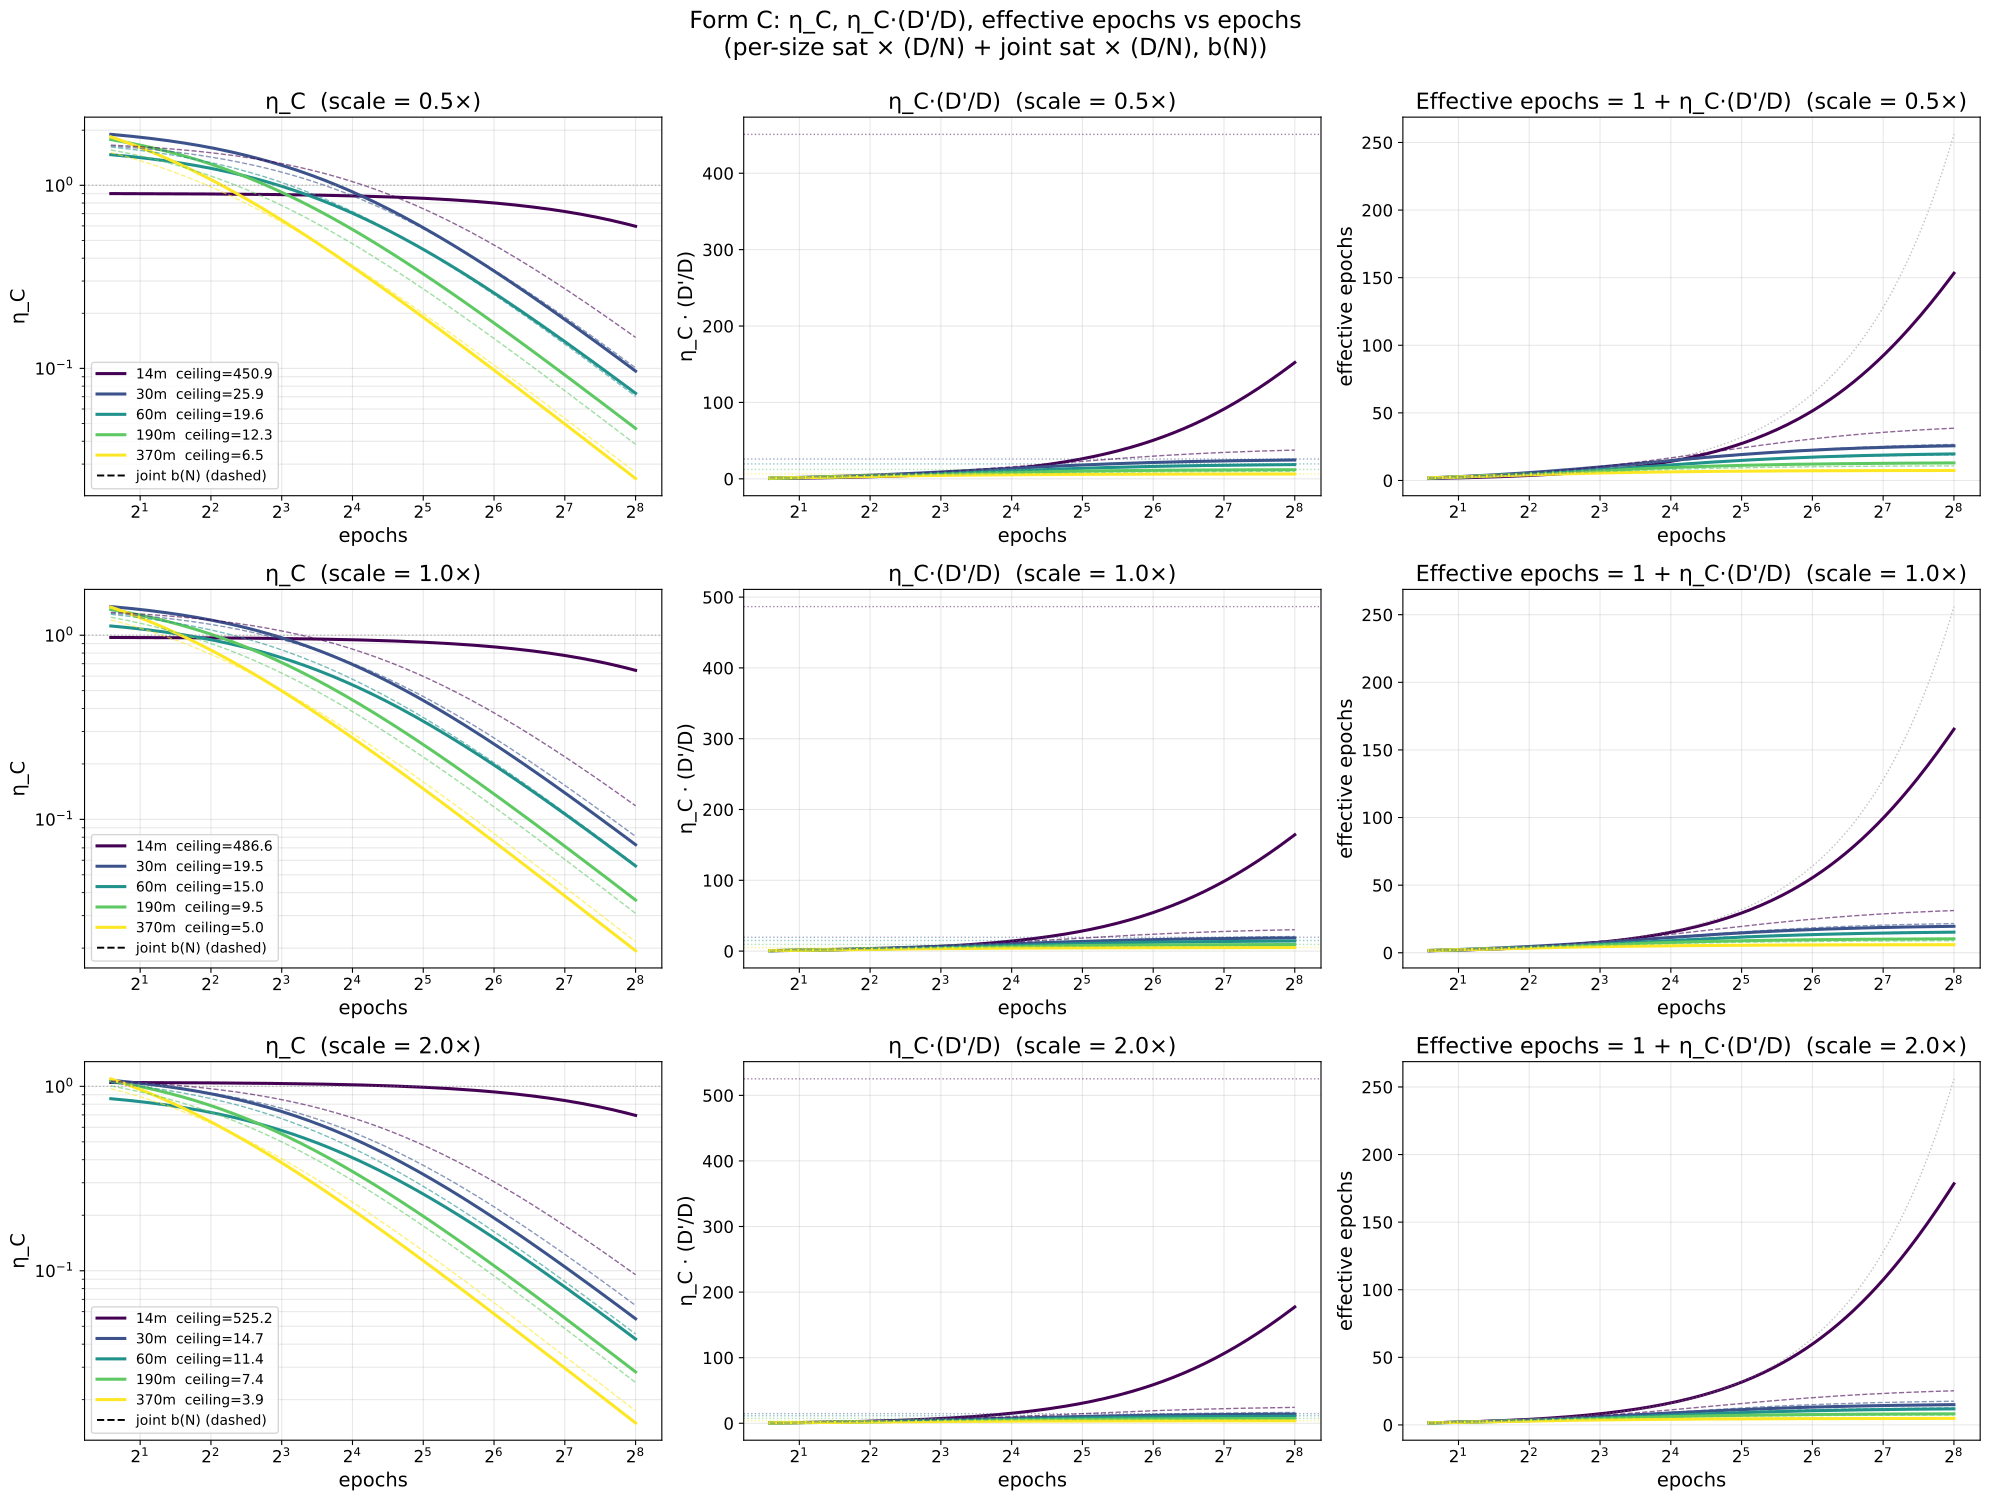

This chart was generated by the following Python code:
"""
Same saturation diagnostics as plot_saturation_by_N.py, but for Form C
(sat × (D/N), b(N)).

Form C:   η_C = c · (D/N)^(−γ) / (1 + b · D'/D)        (per-size, 3 params)
or equivalently with N-dependent b:
          η_C = c · (D/N)^(−γ) / (1 + b₀ · (N/N_ref)^κ · D'/D)   (joint, 4 params)

Asymptote of the extra-fresh-equivalent gain:
          lim_{x→∞} η_C · x  =  c · (D/N)^(−γ) / b      (the saturation ceiling)

Same downward-trend-with-N story as Form B, but with Form C's
parameterization.  Note Form C does *not* enforce η ≤ 1, so at
small scales / large N the curve can start above 1 (this is the source
of Form C's better fit at 190M / 370M, see §3.4).
"""

import os
import sys

import matplotlib.pyplot as plt
import numpy as np

sys.path.insert(0, os.path.dirname(__file__))
from data import SIZES, TTP_RATIO  # noqa: E402

SCRIPT_DIR = os.path.dirname(os.path.abspath(__file__))

# Per-size Form C fits (sat × (D/N), 3 params) — from §3.2
PER_SIZE_FORM_C = {
    "14m":  dict(c=0.70, gamma=-0.11, b=0.002),
    "30m":  dict(c=5.04, gamma=0.408, b=0.076),
    "60m":  dict(c=3.74, gamma=0.389, b=0.078),
    "190m": dict(c=4.45, gamma=0.366, b=0.156),
    "370m": dict(c=5.05, gamma=0.372, b=0.332),
}

# Joint Form C (sat × (D/N), b(N))
JOINT_FORM_C = dict(c=3.51, gamma=0.317, b0=0.062, kappa=0.542,
                    N_ref=30e6)

FONT_LABEL, FONT_TICK, FONT_LEGEND, FONT_TITLE = 14, 12, 11, 16


def eta_form_C_per_size(x, D_over_N, c, gamma, b):
    """η = c · (D/N)^(−γ) / (1 + b · x), x = D'/D."""
    head = c * D_over_N ** (-gamma)
    return head / (1.0 + b * x)


def eta_form_C_joint(x, D_over_N, N, c, gamma, b0, kappa, N_ref):
    """η = c · (D/N)^(−γ) / (1 + b₀·(N/N_ref)^κ · x)."""
    b_eff = b0 * (N / N_ref) ** kappa
    head = c * D_over_N ** (-gamma)
    return head / (1.0 + b_eff * x)


def ceiling_per_size(D_over_N, c, gamma, b):
    """Asymptote of η·x as x → ∞."""
    return c * D_over_N ** (-gamma) / b


def ceiling_joint(D_over_N, N, c, gamma, b0, kappa, N_ref):
    b_eff = b0 * (N / N_ref) ** kappa
    return c * D_over_N ** (-gamma) / b_eff


def plot(path, scales=(0.5, 1.0, 2.0)):
    sizes = list(PER_SIZE_FORM_C.keys())
    cmap = plt.cm.viridis
    cnorm = plt.Normalize(vmin=0, vmax=len(sizes) - 1)
    color_of = lambda i: cmap(cnorm(i))

    epochs = np.geomspace(1.5, 256, 200)
    x_grid = epochs - 1.0

    fig, axes = plt.subplots(len(scales), 3, figsize=(20, 5 * len(scales)),
                             squeeze=False)
    fig.suptitle("Form C: η_C, η_C·(D'/D), effective epochs vs epochs\n"
                 "(per-size sat × (D/N) + joint sat × (D/N), b(N))",
                 fontsize=FONT_TITLE + 1, y=1.00)

    for row, scale in enumerate(scales):
        ax_eta, ax_xtra, ax_eff = axes[row]
        ax_eta.set_title(f"η_C  (scale = {scale}×)", fontsize=FONT_TITLE)
        ax_xtra.set_title(f"η_C·(D'/D)  (scale = {scale}×)",
                          fontsize=FONT_TITLE)
        ax_eff.set_title(f"Effective epochs = 1 + η_C·(D'/D)  (scale = {scale}×)",
                         fontsize=FONT_TITLE)

        D_over_N = scale * TTP_RATIO

        for i, size in enumerate(sizes):
            N = SIZES[size][0]
            par = PER_SIZE_FORM_C[size]
            eta = eta_form_C_per_size(x_grid, D_over_N, **par)
            eta_xD = eta * x_grid
            ceil_ = ceiling_per_size(D_over_N, **par)

            color = color_of(i)
            ax_eta.plot(epochs, eta, "-", color=color, linewidth=2.2,
                        label=f"{size}  ceiling={ceil_:.1f}")
            ax_xtra.plot(epochs, eta_xD, "-", color=color, linewidth=2.2,
                         label=f"{size}  ceiling={ceil_:.1f}")
            ax_xtra.axhline(ceil_, color=color, linestyle=":", linewidth=1,
                            alpha=0.5)
            ax_eff.plot(epochs, 1.0 + eta_xD, "-", color=color, linewidth=2.2,
                        label=f"{size}")

        # Joint Form C overlay (b(N) varies — show one curve per size,
        # dashed black for clarity)
        for i, size in enumerate(sizes):
            N = SIZES[size][0]
            eta_j = eta_form_C_joint(x_grid, D_over_N, N, **JOINT_FORM_C)
            ceil_j = ceiling_joint(D_over_N, N, **JOINT_FORM_C)
            ax_eta.plot(epochs, eta_j, "--", color=color_of(i), linewidth=1.0,
                        alpha=0.6)
            ax_xtra.plot(epochs, eta_j * x_grid, "--", color=color_of(i),
                         linewidth=1.0, alpha=0.6)
            ax_eff.plot(epochs, 1.0 + eta_j * x_grid, "--", color=color_of(i),
                        linewidth=1.0, alpha=0.6)
            if i == len(sizes) - 1:  # one legend entry only
                ax_eta.plot([], [], "--", color="black", linewidth=1.4,
                            label="joint b(N) (dashed)")

        for ax in (ax_eta, ax_xtra, ax_eff):
            ax.set_xscale("log", base=2)
            ax.set_xlabel("epochs", fontsize=FONT_LABEL)
            ax.tick_params(labelsize=FONT_TICK)
            ax.grid(alpha=0.3, which="both")
        ax_eta.set_yscale("log")
        ax_eta.axhline(1.0, color="gray", linestyle=":", linewidth=1, alpha=0.5)
        ax_eta.set_ylabel("η_C", fontsize=FONT_LABEL)
        ax_xtra.set_ylabel("η_C · (D'/D)", fontsize=FONT_LABEL)
        ax_eff.set_ylabel("effective epochs", fontsize=FONT_LABEL)
        ax_eff.plot(epochs, epochs, ":", color="gray", linewidth=1, alpha=0.5)
        ax_eta.legend(fontsize=FONT_LEGEND - 1, loc="lower left")

    fig.tight_layout()
    fig.savefig(path, bbox_inches="tight")
    plt.close(fig)
    print(f"Saved {path}")


def plot_ceiling_vs_N(path, scales=(0.5, 1.0, 2.0, 4.0)):
    """Form C ceiling vs N at several scales; per-size and joint b(N)."""
    sizes = list(PER_SIZE_FORM_C.keys())
    Ns = np.array([SIZES[s][0] for s in sizes])
    cmap = plt.cm.plasma
    cnorm = plt.Normalize(vmin=0, vmax=len(scales) - 1)

    fig, ax = plt.subplots(1, 1, figsize=(11, 6.5))
    for j, scale in enumerate(scales):
        D_over_N = scale * TTP_RATIO
        per_size = np.array([
            ceiling_per_size(D_over_N, **PER_SIZE_FORM_C[s])
            for s in sizes
        ])
        joint = np.array([
            ceiling_joint(D_over_N, SIZES[s][0], **JOINT_FORM_C)
            for s in sizes
        ])
        c = cmap(cnorm(j))
        ax.plot(Ns, per_size, "o-", color=c, linewidth=2, markersize=11,
                label=f"per-size, scale={scale}×")
        ax.plot(Ns, joint, "x--", color=c, linewidth=1.4, markersize=10,
                alpha=0.8, label=f"joint b(N), scale={scale}×")

    for s, N in zip(sizes, Ns):
        ax.annotate(s, (N, ceiling_per_size(1.0 * TTP_RATIO,
                                            **PER_SIZE_FORM_C[s])),
                    textcoords="offset points", xytext=(8, 4),
                    fontsize=FONT_LEGEND - 1, color="gray")

    ax.set_xscale("log")
    ax.set_yscale("log")
    ax.set_xlabel("Model parameters N", fontsize=FONT_LABEL)
    ax.set_ylabel("Form C ceiling: $c \\cdot (D/N)^{-\\gamma} / b$",
                  fontsize=FONT_LABEL)
    ax.set_title("Form C saturation ceiling vs N at several Chinchilla scales\n"
                 "(downward trend in N at fixed scale = larger models plateau sooner)",
                 fontsize=FONT_TITLE)
    ax.tick_params(labelsize=FONT_TICK)
    ax.grid(alpha=0.3, which="both")
    ax.legend(fontsize=FONT_LEGEND - 1, loc="best", ncol=2)

    fig.tight_layout()
    fig.savefig(path, bbox_inches="tight")
    plt.close(fig)
    print(f"Saved {path}")


if __name__ == "__main__":
    plot(os.path.join(SCRIPT_DIR, "plot_saturation_by_N_formC.pdf"))
    plot_ceiling_vs_N(os.path.join(SCRIPT_DIR, "plot_ceiling_vs_N_formC.pdf"))
